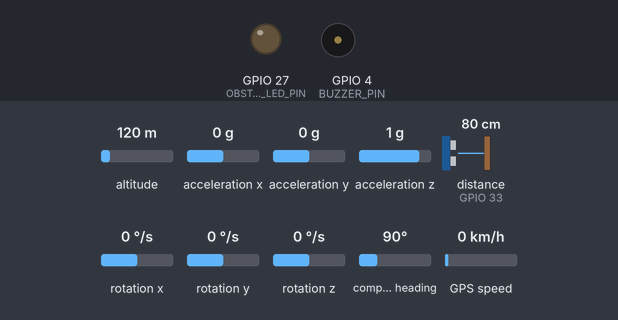
Bench run of a sketch on a simulated ESP32. Parts: output pins drawn as LEDs (lit = HIGH), buzzer (waves = sounding, pin HIGH). Wiring (inferred from the names in the program): ultrasonic range finder: trigger GPIO 32; echo GPIO 33. The inputs (shaded band) are chosen by the test bench; at power-on: distance to the obstacle (sensor on GPIO 33) 80 cm, altitude 120 m, acceleration x 0 g, acceleration y 0 g, acceleration z 1 g, rotation x 0 °/s, rotation y 0 °/s, rotation z 0 °/s, compass heading 90°, GPS speed 0 km/h. The echo pulse lasts 58.3 µs per cm; WiFi joins after 1.5 s; servers stay silent unless stated; the GPS gets a fix after 3 s at 37.7749, -122.4194 with 8 satellites; pins used as bus, display or sensor lines are not drawn; what the sketch prints to the serial monitor is not drawn.

Above: at 3.0 s.
3.1 s: distance to the obstacle (sensor on GPIO 33) set to 12 cm
4.6 s: distance to the obstacle (sensor on GPIO 33) set to 9 cm
At 5.6 s:
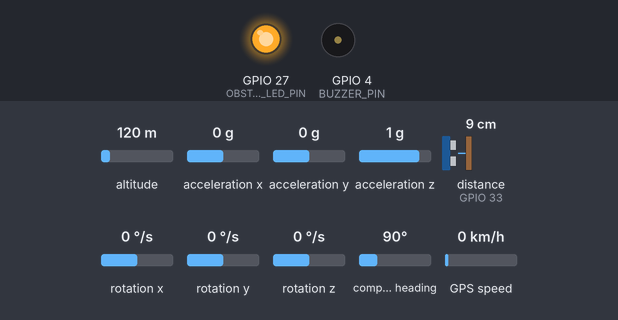
6.1 s: distance to the obstacle (sensor on GPIO 33) set to 18 cm
At 7.2 s:
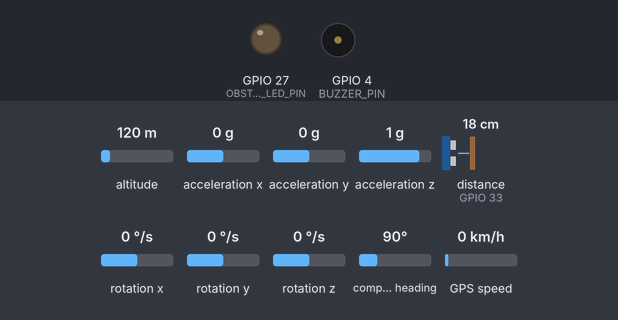
7.6 s: distance to the obstacle (sensor on GPIO 33) set to 2 cm
At 8.7 s:
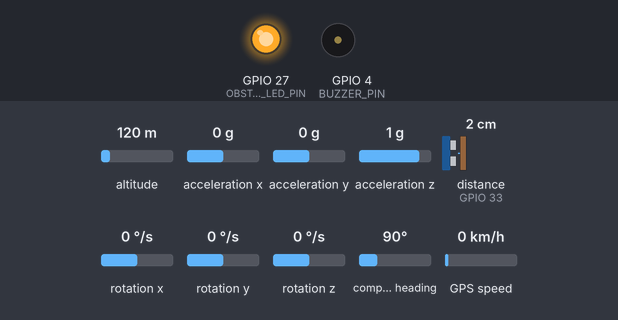
Timing chart, 0 to 10.1 s (numbered marks = the images above; inputs shaded):
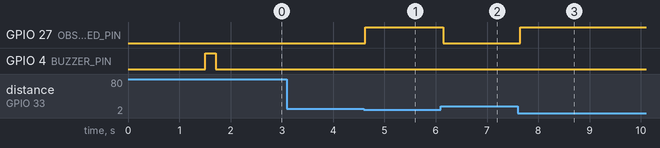

Measured:
- the behaviour switches between 11 and 10 cm on distance to the obstacle (sensor on GPIO 33) (found by bisection; images 0 and 1)
- after the input at 3.1 s, every drawn part: stays the same
- after the input at 4.6 s, GPIO 27 (OBSTACLE_LED_PIN): LOW → HIGH at once
- after the input at 6.1 s, GPIO 27 (OBSTACLE_LED_PIN): HIGH → LOW at once
- after the input at 7.6 s, GPIO 27 (OBSTACLE_LED_PIN): LOW → HIGH after 0.05 s

The sketch:

esp32-cloud-stick.ino
```cpp
#include <Wire.h>
#include <MPU6050.h>
#include <TinyGPSPlus.h>
#include <HardwareSerial.h>
#include <WiFi.h>
#include <Firebase_ESP_Client.h>
#include <math.h>

// Required for Firebase ESP Client
#include "addons/TokenHelper.h"
#include "addons/RTDBHelper.h"

// Configuration parameters
#include "config.h"

// === Subsystem Objects ===
MPU6050 mpu;
TinyGPSPlus gps;
HardwareSerial gpsSerial(2);
FirebaseData fbdo;
FirebaseAuth auth;
FirebaseConfig fbConfig;

// === Sensor & State Variables ===
long duration = 0;
float distance = 0.0;

unsigned long lastLowTime = 0;
unsigned long lastFallTime = 0;
bool inLowWindow = false;
bool fallDetected = false;

unsigned long lastMovementTime = 0;
bool inactivityTriggered = false;

unsigned long lastBuzzToggle = 0;
double currentLat = DEFAULT_LATITUDE;
double currentLon = DEFAULT_LONGITUDE;
String lastFallTimeStr = "N/A";
bool fallAlertActive = false; // Status for Firebase

unsigned long lastFirebaseSync = 0;
unsigned long lastCloudPoll = 0;

// === Audible Alert Routine ===
void beep(int times, int onTime, int offTime) {
  for (int i = 0; i < times; i++) {
    digitalWrite(BUZZER_PIN, HIGH);
    delay(onTime);
    digitalWrite(BUZZER_PIN, LOW);
    delay(offTime);
    yield();
  }
}

// === Upload Telemetry to Firebase RTDB ===
void uploadToFirebase() {
  if (Firebase.ready()) {
    if (gps.location.isValid()) {
      currentLat = gps.location.lat();
      currentLon = gps.location.lng();
    }

    Firebase.RTDB.setFloat(&fbdo, FB_PATH_LATITUDE, currentLat);
    Firebase.RTDB.setFloat(&fbdo, FB_PATH_LONGITUDE, currentLon);
    Firebase.RTDB.setBool(&fbdo, FB_PATH_FALL_DETECTED, fallAlertActive);
    Firebase.RTDB.setString(&fbdo, FB_PATH_LAST_FALL_TIME, lastFallTimeStr);
    Serial.println("[Firebase] Telemetry Sync Successful");
  }
}

// === Check Cloud for Emergency Resolution (Bidirectional Sync) ===
// When a caregiver clicks "RESOLVE EMERGENCY" on the Vercel dashboard,
// Firebase updates /stick/fallDetected = false. This function detects
// the resolution and stops the local alarm state.
void checkCloudEmergencyStatus() {
  if (Firebase.ready() && fallAlertActive) {
    if (Firebase.RTDB.getBool(&fbdo, FB_PATH_FALL_DETECTED)) {
      bool cloudFallStatus = fbdo.boolData();
      if (!cloudFallStatus) {
        Serial.println("[Cloud] Emergency resolved remotely by caregiver via web dashboard.");
        fallAlertActive = false;
        inactivityTriggered = false;
        digitalWrite(BUZZER_PIN, LOW);
        beep(1, 100, 100); // Confirmation chirp
      }
    }
  }
}

void setup() {
  Serial.begin(115200);
  Serial.println("\n=== DrishtiGuide Cloud Stick Initializing ===");

  // I2C for MPU6050
  Wire.begin(MPU_SDA_PIN, MPU_SCL_PIN);
  mpu.initialize();
  if (mpu.testConnection()) {
    Serial.println("[Hardware] MPU6050 connected successfully");
  } else {
    Serial.println("[Hardware] Warning: MPU6050 connection failed");
  }

  // GPS Serial
  gpsSerial.begin(GPS_BAUD_RATE, SERIAL_8N1, GPS_RX_PIN, GPS_TX_PIN);

  // Pin modes
  pinMode(BUZZER_PIN, OUTPUT);
  pinMode(OBSTACLE_LED_PIN, OUTPUT);
  pinMode(TRIG_PIN, OUTPUT);
  pinMode(ECHO_PIN, INPUT);

  digitalWrite(BUZZER_PIN, LOW);
  digitalWrite(OBSTACLE_LED_PIN, LOW);

  // WiFi Station Mode Connection
  Serial.printf("[WiFi] Connecting to %s", WIFI_SSID);
  WiFi.begin(WIFI_SSID, WIFI_PASSWORD);
  int wifiAttempts = 0;
  while (WiFi.status() != WL_CONNECTED && wifiAttempts < 30) {
    delay(500);
    Serial.print(".");
    wifiAttempts++;
  }

  if (WiFi.status() == WL_CONNECTED) {
    Serial.println("\n[WiFi] Connected successfully. IP: " + WiFi.localIP().toString());
  } else {
    Serial.println("\n[WiFi] Warning: Connection timeout. Continuing in offline mode...");
  }

  // Firebase Realtime Database Initialization
  fbConfig.host = FIREBASE_HOST;
  fbConfig.signer.tokens.legacy_token = FIREBASE_AUTH;
  Firebase.begin(&fbConfig, &auth);
  Firebase.reconnectWiFi(true);

  // Startup chirp
  beep(1, 200, 100);
  Serial.println("=== DrishtiGuide Cloud Stick Ready ===");
}

void loop() {
  // 1. GPS NMEA Stream Processing
  while (gpsSerial.available() > 0) {
    gps.encode(gpsSerial.read());
  }

  // 2. Ultrasonic Obstacle Detection
  digitalWrite(TRIG_PIN, LOW);
  delayMicroseconds(2);
  digitalWrite(TRIG_PIN, HIGH);
  delayMicroseconds(10);
  digitalWrite(TRIG_PIN, LOW);
  duration = pulseIn(ECHO_PIN, HIGH, 30000); // 30ms timeout
  distance = (duration > 0) ? (duration * 0.034 / 2.0) : 400.0;

  // Obstacle proximity warning (Distance < 10cm)
  if (distance > OBSTACLE_DISTANCE_MIN_CM && distance < OBSTACLE_DISTANCE_MAX_CM) {
    digitalWrite(OBSTACLE_LED_PIN, HIGH);
  } else {
    digitalWrite(OBSTACLE_LED_PIN, LOW);
  }

  // 3. MPU6050 Motion Kinematics & Fall Detection
  int16_t ax, ay, az, gx, gy, gz;
  mpu.getMotion6(&ax, &ay, &az, &gx, &gy, &gz);
  float ax_g = ax / 16384.0;
  float ay_g = ay / 16384.0;
  float az_g = az / 16384.0;
  float totalAcc = sqrt(ax_g * ax_g + ay_g * ay_g + az_g * az_g);

  unsigned long now = millis();

  // Dynamic Movement Detection
  static float lastAcc = 1.0;
  if (fabs(totalAcc - lastAcc) > 0.05) {
    lastMovementTime = now;
    if (!fallDetected) {
      inactivityTriggered = false;
    }
  }
  lastAcc = totalAcc;

  // Dual-Threshold Kinematic Fall Detection
  if (now - lastFallTime >= FALL_COOLDOWN_MS) {
    if (!inLowWindow) {
      if (totalAcc < FALL_LOW_G) {
        inLowWindow = true;
        lastLowTime = now;
      }
    } else {
      if (totalAcc > FALL_HIGH_G) {
        fallDetected = true;
        inLowWindow = false;
      } else if (now - lastLowTime > FALL_WINDOW_MS) {
        inLowWindow = false;
      }
    }
  }

  // 4. Action Triggered on Fall Event
  if (fallDetected) {
    fallAlertActive = true;
    lastFallTime = now;
    lastMovementTime = now;

    Serial.println("[ALERT] Fall detected! Triggering local alarm & cloud push...");
    beep(2, 300, 300);

    // Format Timestamp
    unsigned long secondsSinceStart = millis() / 1000;
    char buf[16];
    sprintf(buf, "%02lu:%02lu:%02lu", (secondsSinceStart / 3600) % 24, (secondsSinceStart / 60) % 60, secondsSinceStart % 60);
    lastFallTimeStr = String(buf);

    uploadToFirebase(); // Instant cloud upload
    fallDetected = false;
    inactivityTriggered = true;
    lastBuzzToggle = now;
  }

  // 5. Post-Fall Inactivity Monitoring Alarm
  if (inactivityTriggered && (now - lastMovementTime > INACTIVITY_LIMIT_MS)) {
    if (now - lastBuzzToggle >= INACTIVITY_BEEP_INTERVAL_MS) {
      lastBuzzToggle = now;
      Serial.println("[ALERT] Inactivity detected following fall event!");
      beep(2, 300, 300);
      uploadToFirebase();
    }
  }

  // 6. Check for Remote Emergency Resolution (Every 3 seconds if alert active)
  if (fallAlertActive && (now - lastCloudPoll > 3000)) {
    lastCloudPoll = now;
    checkCloudEmergencyStatus();
  }

  // 7. Periodic Background Firebase Sync (Every 20 seconds)
  if (now - lastFirebaseSync > FIREBASE_SYNC_INTERVAL_MS) {
    lastFirebaseSync = now;
    uploadToFirebase();
  }

  delay(50);
  yield();
}
```

config.example.h
```cpp
#ifndef CLOUD_STICK_CONFIG_H
#define CLOUD_STICK_CONFIG_H

// ================= WiFi Credentials =================
// Replace with your local WiFi access point credentials
#define WIFI_SSID "YOUR_WIFI_SSID"
#define WIFI_PASSWORD "YOUR_WIFI_PASSWORD"

// ================= Firebase Realtime Database =================
// Firebase RTDB URL and Web API / Legacy Database Secret
#define FIREBASE_HOST "your-project-id-default-rtdb.firebaseio.com"
#define FIREBASE_AUTH "your-firebase-database-secret-or-token"

// Firebase Database Paths
#define FB_PATH_STICK "/stick"
#define FB_PATH_LATITUDE "/stick/latitude"
#define FB_PATH_LONGITUDE "/stick/longitude"
#define FB_PATH_FALL_DETECTED "/stick/fallDetected"
#define FB_PATH_LAST_FALL_TIME "/stick/lastFallTime"

// ================= Hardware Pin Definitions =================
// Ultrasonic Sensor (HC-SR04)
#define TRIG_PIN 32
#define ECHO_PIN 33

// Indicators & Actuators
#define OBSTACLE_LED_PIN 27
#define BUZZER_PIN 4

// MPU6050 6-Axis IMU (I2C)
#define MPU_SDA_PIN 21
#define MPU_SCL_PIN 22

// GPS Module (NEO-M8N / NEO-6M on HardwareSerial 2)
#define GPS_RX_PIN 16
#define GPS_TX_PIN 17
#define GPS_BAUD_RATE 9600

// ================= Thresholds & Timing =================
// Obstacle Detection Threshold
#define OBSTACLE_DISTANCE_MIN_CM 0.0
#define OBSTACLE_DISTANCE_MAX_CM 10.0 // Distance < 10cm lights up obstacle LED

// Kinematic Fall Detection Thresholds
#define FALL_LOW_G 0.3                // Free-fall low gravity threshold
#define FALL_HIGH_G 2.8               // Impact high acceleration threshold
#define FALL_WINDOW_MS 300            // Maximum window between low-g and high-g
#define FALL_COOLDOWN_MS 1000         // Cooldown period after fall

// Inactivity & Emergency Timing
#define INACTIVITY_LIMIT_MS 10000     // Inactivity alert if stationary for > 10s after fall
#define INACTIVITY_BEEP_INTERVAL_MS 10000
#define FIREBASE_SYNC_INTERVAL_MS 20000 // Periodic background sync (20 seconds)

// Default Coordinates (Fallbacks before first satellite lock)
#define DEFAULT_LATITUDE 12.8406
#define DEFAULT_LONGITUDE 80.1534

#endif // CLOUD_STICK_CONFIG_H
```
